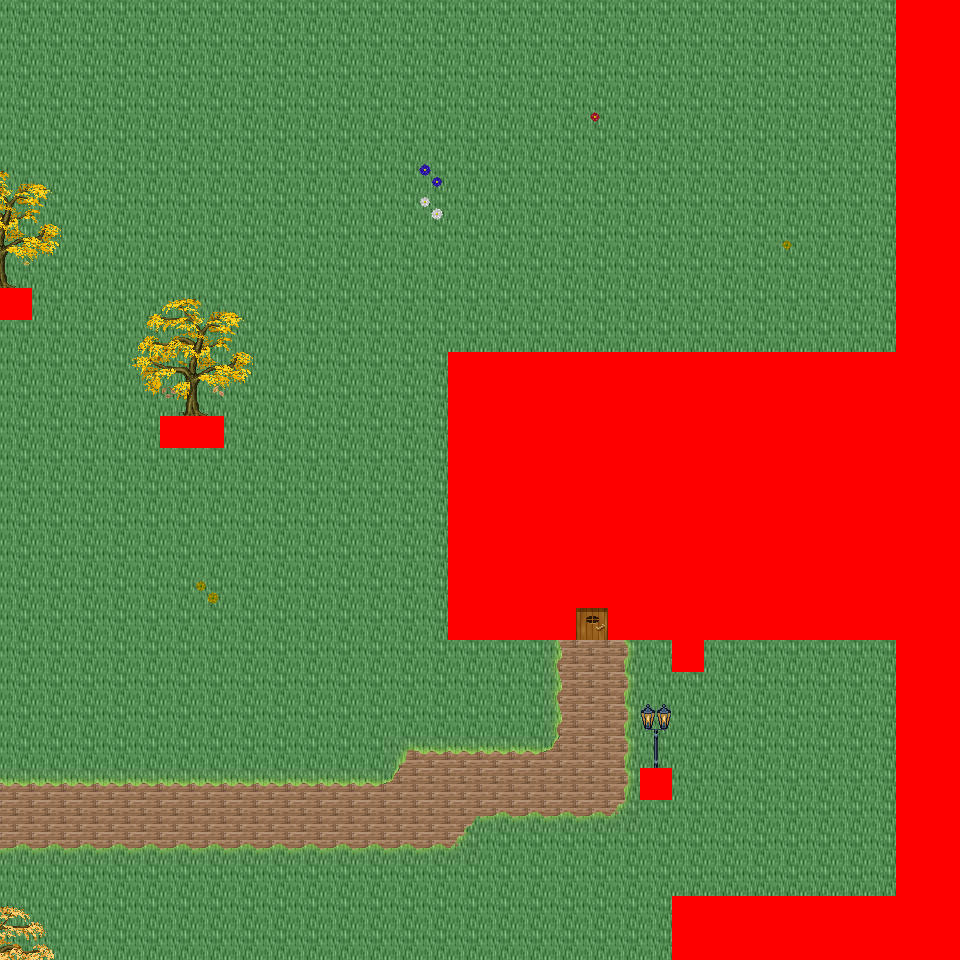

Below is a game level as drawn by its tile map, then a one-line description and the .tmx that defines it (tile-layer data replaced by summaries):
An orthogonal 30x30 tile map with 32x32 px tiles, 6 tile layers (Ground, Object, Object2, Above, ...), 34 tilesets and 3 objects (3x mapExit).

<map version="1.0" orientation="orthogonal" renderorder="right-down" width="30" height="30" tilewidth="32" tileheight="32" nextobjectid="4">
  <tileset firstgid="1" name="tileset_logic_collision" tilewidth="32" tileheight="32" tilecount="1" columns="1">
    <image source="../drawable/tileset_logic_collision.png" width="32" height="32" />
  </tileset>
  <tileset firstgid="2" name="tileset_ground_ridge_earth_pale" tilewidth="32" tileheight="32" tilecount="96" columns="12">
    <image source="../drawable/tileset_ground_ridge_earth_pale.png" width="384" height="256" />
  </tileset>
  <tileset firstgid="98" name="tileset_ground_ridge_earth_dark" tilewidth="32" tileheight="32" tilecount="96" columns="12">
    <image source="../drawable/tileset_ground_ridge_earth_dark.png" width="384" height="256" />
  </tileset>
  <tileset firstgid="194" name="tileset_ground_ground" tilewidth="32" tileheight="32" tilecount="33" columns="3">
    <image source="../drawable/tileset_ground_ground.png" width="96" height="352" />
  </tileset>
  <tileset firstgid="227" name="tileset_building_castle" tilewidth="32" tileheight="32" tilecount="320" columns="20">
    <image source="../drawable/tileset_building_castle.png" width="640" height="512" />
  </tileset>
  <tileset firstgid="547" name="tileset_ground_grass_corners" tilewidth="32" tileheight="32" tilecount="24" columns="6">
    <image source="../drawable/tileset_ground_grass_corners.png" width="192" height="128" />
  </tileset>
  <tileset firstgid="571" name="tileset_ground_grass_edges" tilewidth="32" tileheight="32" tilecount="36" columns="12">
    <image source="../drawable/tileset_ground_grass_edges.png" width="384" height="96" />
  </tileset>
  <tileset firstgid="607" name="tileset_item_pot_barrels_1" tilewidth="32" tileheight="32" tilecount="8" columns="4">
    <image source="../drawable/tileset_item_pot_barrels_1.png" width="128" height="64" />
  </tileset>
  <tileset firstgid="615" name="tileset_item_weapon_cannon" tilewidth="32" tileheight="32" tilecount="12" columns="3">
    <image source="../drawable/tileset_item_weapon_cannon.png" width="96" height="128" />
  </tileset>
  <tileset firstgid="627" name="tileset_building_door_door" tilewidth="32" tileheight="32" tilecount="6" columns="3">
    <image source="../drawable/tileset_building_door_door.png" width="96" height="64" />
  </tileset>
  <tileset firstgid="633" name="tileset_building_door_closed" tilewidth="32" tileheight="32" tilecount="1" columns="1">
    <image source="../drawable/tileset_building_door_closed.png" width="32" height="32" />
  </tileset>
  <tileset firstgid="634" name="tileset_building_window_window_centered" tilewidth="32" tileheight="32" tilecount="1" columns="1">
    <image source="../drawable/tileset_building_window_window_centered.png" width="32" height="32" />
  </tileset>
  <tileset firstgid="635" name="tileset_building_decoration_chimney_big" tilewidth="32" tileheight="32" tilecount="2" columns="1">
    <image source="../drawable/tileset_building_decoration_chimney_big.png" width="32" height="64" />
  </tileset>
  <tileset firstgid="637" name="tileset_building_tan_building" tilewidth="32" tileheight="32" tilecount="24" columns="4">
    <image source="../drawable/tileset_building_tan_building.png" width="128" height="192" />
  </tileset>
  <tileset firstgid="661" name="tileset_building_museum" tilewidth="32" tileheight="32" tilecount="56" columns="7">
    <image source="../drawable/tileset_building_museum.png" width="224" height="256" />
  </tileset>
  <tileset firstgid="717" name="tileset_building_decoration_chimney" tilewidth="32" tileheight="32" tilecount="2" columns="1">
    <image source="../drawable/tileset_building_decoration_chimney.png" width="32" height="64" />
  </tileset>
  <tileset firstgid="719" name="tileset_plant_tree_fall_trees" tilewidth="32" tileheight="32" tilecount="40" columns="8">
    <image source="../drawable/tileset_plant_tree_fall_trees.png" width="256" height="160" />
  </tileset>
  <tileset firstgid="759" name="tileset_plant_leaves" tilewidth="32" tileheight="32" tilecount="8" columns="4">
    <image source="../drawable/tileset_plant_leaves.png" width="128" height="64" />
  </tileset>
  <tileset firstgid="767" name="tileset_plant_vine" tilewidth="32" tileheight="32" tilecount="3" columns="1">
    <image source="../drawable/tileset_plant_vine.png" width="32" height="96" />
  </tileset>
  <tileset firstgid="770" name="tileset_item_pot_pot_burgundy" tilewidth="32" tileheight="32" tilecount="1" columns="1">
    <image source="../drawable/tileset_item_pot_pot_burgundy.png" width="32" height="32" />
  </tileset>
  <tileset firstgid="771" name="tileset_building_stairs_stairs_grey" tilewidth="32" tileheight="32" tilecount="6" columns="3">
    <image source="../drawable/tileset_building_stairs_stairs_grey.png" width="96" height="64" />
  </tileset>
  <tileset firstgid="777" name="tileset_furniture_light_lamp_blue" tilewidth="32" tileheight="32" tilecount="3" columns="1">
    <image source="../drawable/tileset_furniture_light_lamp_blue.png" width="32" height="96" />
  </tileset>
  <tileset firstgid="780" name="tileset_light_dim_light_7x5" tilewidth="32" tileheight="32" tilecount="35" columns="7">
    <image source="../drawable/tileset_light_dim_light_7x5.png" width="224" height="160" />
  </tileset>
  <tileset firstgid="815" name="tileset_plant_flower_daisy_blue" tilewidth="32" tileheight="32" tilecount="8" columns="2">
    <image source="../drawable/tileset_plant_flower_daisy_blue.png" width="64" height="128" />
  </tileset>
  <tileset firstgid="823" name="tileset_plant_flower_daisy_red" tilewidth="32" tileheight="32" tilecount="8" columns="2">
    <image source="../drawable/tileset_plant_flower_daisy_red.png" width="64" height="128" />
  </tileset>
  <tileset firstgid="831" name="tileset_plant_flower_daisy_white" tilewidth="32" tileheight="32" tilecount="8" columns="2">
    <image source="../drawable/tileset_plant_flower_daisy_white.png" width="64" height="128" />
  </tileset>
  <tileset firstgid="839" name="tileset_plant_flower_daisy_yellow" tilewidth="32" tileheight="32" tilecount="8" columns="2">
    <image source="../drawable/tileset_plant_flower_daisy_yellow.png" width="64" height="128" />
  </tileset>
  <tileset firstgid="847" name="tileset_ground_ground_3" tilewidth="32" tileheight="32" tilecount="5" columns="5">
    <image source="../drawable/tileset_ground_ground_3.png" width="160" height="32" />
  </tileset>
  <tileset firstgid="852" name="tileset_building_cottage" tilewidth="32" tileheight="32" tilecount="256" columns="16">
    <image source="../drawable/tileset_building_cottage.png" width="512" height="512" />
  </tileset>
  <tileset firstgid="1108" name="tileset_building_roof_thatched_roof" tilewidth="32" tileheight="32" tilecount="256" columns="16">
    <image source="../drawable/tileset_building_roof_thatched_roof.png" width="512" height="512" />
  </tileset>
  <tileset firstgid="1364" name="tileset_building_door_doors" tilewidth="32" tileheight="32" tilecount="256" columns="16">
    <image source="../drawable/tileset_building_door_doors.png" width="512" height="512" />
  </tileset>
  <tileset firstgid="1620" name="tileset_building_window_windows" tilewidth="32" tileheight="32" tilecount="256" columns="16">
    <image source="../drawable/tileset_building_window_windows.png" width="512" height="512" />
  </tileset>
  <tileset firstgid="1876" name="tileset_logic_portal" tilewidth="32" tileheight="32" tilecount="24" columns="8">
    <image source="../drawable/tileset_logic_portal.png" width="256" height="96" />
  </tileset>
  <tileset firstgid="1900" name="tileset_building_decoration_banner" tilewidth="32" tileheight="32" tilecount="12" columns="1">
    <image source="../drawable/tileset_building_decoration_banner.png" width="32" height="384" />
  </tileset>
  <layer name="Ground" width="30" height="30">
    <data>[900 cells, 900 non-empty, 8 distinct tile ids]</data>
  </layer>
  <layer name="Object" width="30" height="30">
    <data>[900 cells, 107 non-empty, 32 distinct tile ids]</data>
  </layer>
  <layer name="Object2" width="30" height="30">
    <data>[900 cells, 16 non-empty, 13 distinct tile ids]</data>
  </layer>
  <layer name="Above" width="30" height="30">
    <data>[900 cells, 30 non-empty, 22 distinct tile ids]</data>
  </layer>
  <layer name="Above2" width="30" height="30">
    <data>[900 cells, 0 non-empty, 0 distinct tile ids]</data>
  </layer>
  <layer name="Walkable" width="30" height="30">
    <data>[900 cells, 204 non-empty, 1 distinct tile ids]</data>
  </layer>
  <objectgroup name="MapEvents">
    <object id="1" name="south" type="mapExit" x="0" y="928" width="672" height="32">
      <properties>
        <property name="map" value="level_0_x53_y60" />
        <property name="x" value="0" />
        <property name="y" value="1" />
      </properties>
    </object>
    <object id="2" name="west" type="mapExit" x="0" y="0" width="32" height="288">
      <properties>
        <property name="map" value="level_0_x52_y59" />
        <property name="x" value="28" />
        <property name="y" value="0" />
      </properties>
    </object>
    <object id="3" name="west2" type="mapExit" x="0" y="320" width="32" height="640">
      <properties>
        <property name="map" value="level_0_x52_y59" />
        <property name="x" value="28" />
        <property name="y" value="10" />
      </properties>
    </object>
  </objectgroup>
</map>
